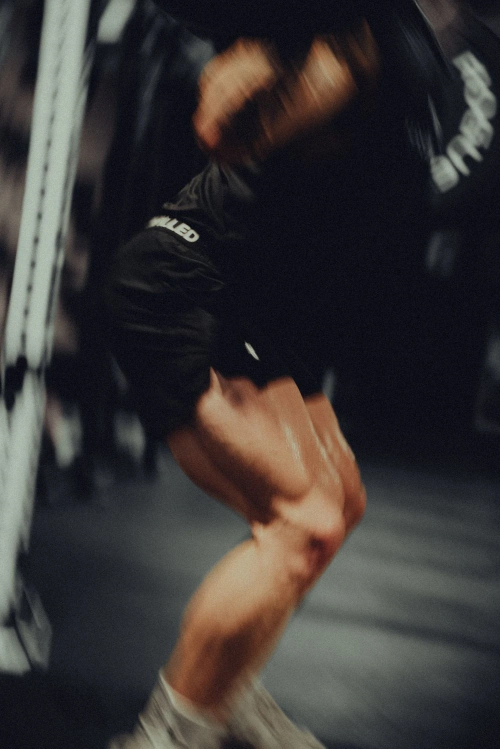
#> input picture piezas/serie-ads/fotos/8.webp, 1000 x 1497 px (shown at 1/2 size)
$ python -i serie.py   (imports and definitions only)
#> lines starting #> are read from the running program, lines starting #| are printed output that depends on the picture
"""GIZE · serie publicitaria de 5 posts 4:5 con fotos de gimnasio.
Sistema: titular en el alfabeto Bigger (bigger.py), una línea RGB, un elemento de la app
resuelto en tipografía (sin tarjetas), la G al pie y márgenes de 64 px."""
import os, io
import numpy as np
import cairosvg
from PIL import Image, ImageDraw, ImageFont, ImageFilter
import sys
sys.path.insert(0, os.path.join(os.path.dirname(os.path.abspath(__file__)), '..', 'triptico-energize'))
import bigger

HERE = os.path.dirname(os.path.abspath(__file__))
REPO = os.path.abspath(os.path.join(HERE, '../..'))
IMG = os.path.join(HERE, 'fotos')
OUT = os.path.join(HERE, 'salida')
# [1 line not run here, left out]
W, H, M = 1080, 1350, 64
GAMA = [(47, 160, 255), (166, 92, 255), (255, 61, 174), (37, 232, 200)]
WHITE, GREY, BLUE, GREEN = (255, 255, 255), (160, 167, 178), (47, 160, 255), (37, 232, 200)
FD = os.path.join(HERE, '..', 'triptico-energize', 'fonts')
FONTS = {200: 'outfit-latin-200-normal.woff', 300: 'outfit-latin-300-normal.woff',
         400: 'Outfit-Regular.ttf', 500: 'outfit-latin-500-normal.woff', 600: 'outfit-latin-600-normal.woff', 700: 'Outfit-Bold.ttf'}
def F(w, s): return ImageFont.truetype(os.path.join(FD, FONTS[w]), s)
MONO = lambda s: ImageFont.truetype(os.path.join(FD, 'JetBrainsMono-Bold.ttf'), s)

def gama_h(w, h):
    x = np.linspace(0, 1, w); p = x * 3; i0 = np.minimum(p.astype(int), 2); fr = (p - i0)[:, None]
    st = np.array(GAMA, np.float32)
    return np.repeat((st[i0] * (1 - fr) + st[i0 + 1] * fr)[None], h, 0).astype(np.uint8)

def line(img, x, y, w, h=2, alpha=255):
    L = Image.fromarray(gama_h(w, h)).convert('RGBA')
    if alpha < 255: L.putalpha(alpha)
    img.alpha_composite(L, (x, y))

def tracked(d, xy, text, font, fill, track, right=False):
    ws = [d.textlength(c, font=font) for c in text]; tot = sum(ws) + track * (len(text) - 1)
    x, y = xy
    if right: x -= tot
    for c, w in zip(text, ws): d.text((x, y), c, font=font, fill=fill); x += w + track
    return tot

def cover(path, focus=(.5, .5)):
#> called with path = 'piezas/serie-ads/fotos/8.webp', focus = (0.5, 0.45)
    im = Image.open(path).convert('RGB')
#> im is the input picture: PIL image 1000x1497 RGB; mean R, G, B 57.1, 54, 53.4
    s = max(W / im.width, H / im.height)
#> s = 1.08
    im = im.resize((round(im.width * s), round(im.height * s)), Image.LANCZOS)
#> im: PIL image 1080x1617 RGB
    x = int((im.width - W) * focus[0]); y = int((im.height - H) * focus[1])
#> after `x = int((im.width - W) * focus[0])`: x = 0
#> after `y = int((im.height - H) * focus[1])`: y = 120
    return im.crop((x, y, x + W, y + H))

def grade(im, top=0.0, bottom=0.0, left=0.0, cool=True):
    """Oscurece zonas para el texto y enfría apenas las sombras (negro azulado de la marca)."""
#> called with top = 0.55, bottom = 0.55, left = 0, cool = True
    a = np.asarray(im).astype(np.float32)
    yy = np.linspace(0, 1, H)[:, None]; xx = np.linspace(0, 1, W)[None, :]
    k = np.ones((H, W), np.float32)
    if top: k *= 1 - top * np.clip(1 - yy / .42, 0, 1) ** 1.4
    if bottom: k *= 1 - bottom * np.clip((yy - .62) / .38, 0, 1) ** 1.3
    if left: k *= 1 - left * np.clip(1 - xx / .6, 0, 1) ** 1.5
    a *= k[..., None]
    if cool:
        lum = a.mean(-1, keepdims=True)
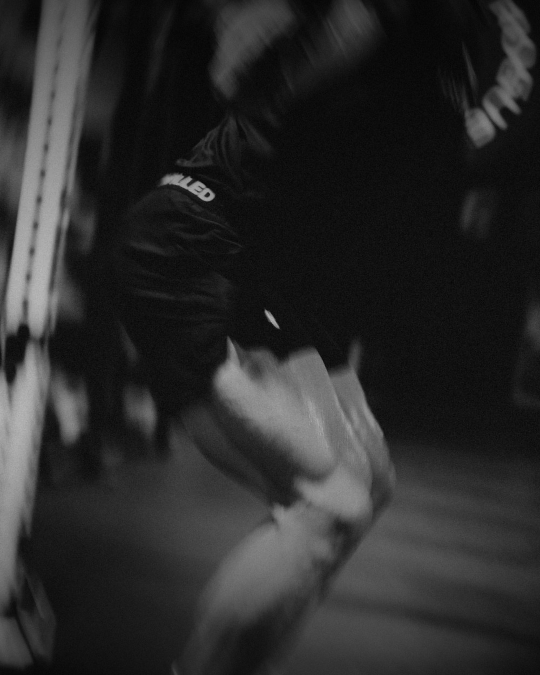
#> lum: shape (1350, 1080, 1) float32 (shown at 1/2 size); min 0.866, max 189.4, mean 43.4
        a += (1 - np.clip(lum / 90, 0, 1)) * np.array([-2, 0, 5], np.float32)
    return Image.fromarray(np.clip(a, 0, 255).astype(np.uint8)).convert('RGBA')
#> returned value: PIL image 1080x1350 RGBA

def headline(img, lines, x, y, maxw, gama_last=False, outline_first=False):
    """Titular en Bigger: todas las líneas al mismo alto de mayúscula."""
    cap = min(int(100 * maxw / bigger.word_mask(l, 100)[0].width) for l in lines)
    cap = min(cap, 250)
    gap = int(cap * .16)
    for i, ln in enumerate(lines):
        m, k = bigger.word_mask(ln, cap)
        top = round((bigger.glifos.TOP - 785) * k)
        yy = y + i * (cap + gap) - top
        if outline_first and i == 0:
            edge = Image.fromarray(np.clip(np.asarray(m, np.int16) - np.asarray(m.filter(ImageFilter.MinFilter(5)), np.int16), 0, 255).astype(np.uint8))
            L = Image.new('RGBA', m.size, WHITE + (0,)); L.putalpha(edge)
        elif gama_last and i == len(lines) - 1:
            L = Image.fromarray(gama_h(m.width, m.height)).convert('RGBA'); L.putalpha(m)
        else:
            L = Image.new('RGBA', m.size, WHITE + (0,)); L.putalpha(m)
        img.alpha_composite(L, (x, yy))
    return y + len(lines) * (cap + gap) - gap

# [1 line not run here, left out]
def foot(img, d, right_text='gize.ar'):
    img.alpha_composite(G46, (M, H - M - 46))
    tracked(d, (W - M, H - M - 32), right_text.upper(), F(500, 20), GREY, 4, right=True)

def save(img, n): img.convert('RGB').save(os.path.join(OUT, f'ad-{n}.jpg'), quality=95, subsampling=0)

# ---------- 1 · piernas en movimiento (8) ----------
img = grade(cover(os.path.join(IMG, '8.webp'), (.5, .45)), top=.55, bottom=.55)
d = ImageDraw.Draw(img)
# [1 line that did not run here, left out]
# [1 line not run here, left out]
# serie anotada, en tipografía
R = W - M; by = H - M - 330
# [1 line not run here, left out]
num = '24 kg × 10'; fN = F(200, 120); nb = d.textbbox((0, 0), num, font=fN)
#> nb = (0, 21, 666, 137)
# [1 line not run here, left out]
cy = by + 34 + nb[3] + 20
#> cy = 1147
# [1 line not run here, left out]
ok = 'SERIE HECHA'; tw = tracked(d, (R, cy + 18), ok, F(600, 19), GREEN, 5, right=True)
#> tw = 177.8
# [2 lines not run here, left out]

# ---------- 2 · remo, blanco y negro (9) ----------
img = grade(cover(os.path.join(IMG, '9.webp'), (.5, .3)), top=.35, bottom=.6)
#> call 2 of cover, with path = 'piezas/serie-ads/fotos/9.webp', focus = (0.5, 0.3)
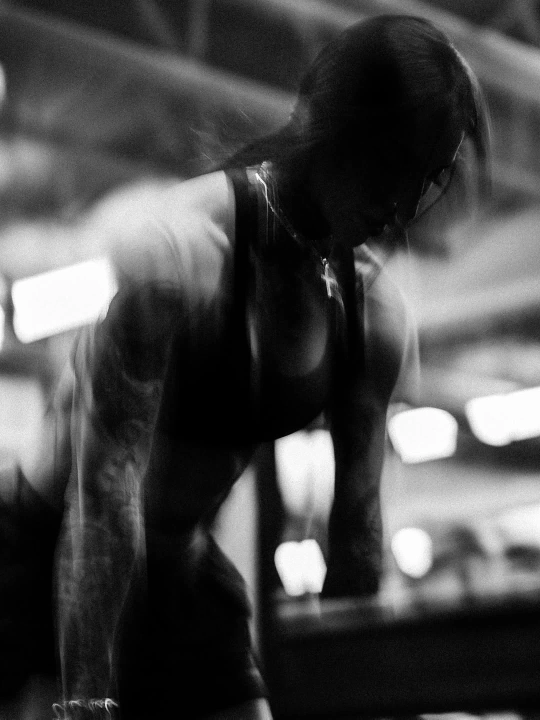
#> input picture piezas/serie-ads/fotos/9.webp, 1080 x 1439 px (shown at 1/2 size)
#> in cover, im is the input picture: PIL image 1080x1439 RGB; mean R, G, B 73.2, 73.2, 73.2
d = ImageDraw.Draw(img)
# [1 line that did not run here, left out]
# la vez pasada → hoy
by = H - M - 300
# [5 lines not run here, left out]
ax = M + 420; ay = by + 120
# [3 lines not run here, left out]

# ---------- 3 · silueta con magnesio (10) ----------
img = grade(cover(os.path.join(IMG, '10.webp'), (.5, .25)), top=.5, bottom=.7)
#> call 3 of cover, with path = 'piezas/serie-ads/fotos/10.webp', focus = (0.5, 0.25)
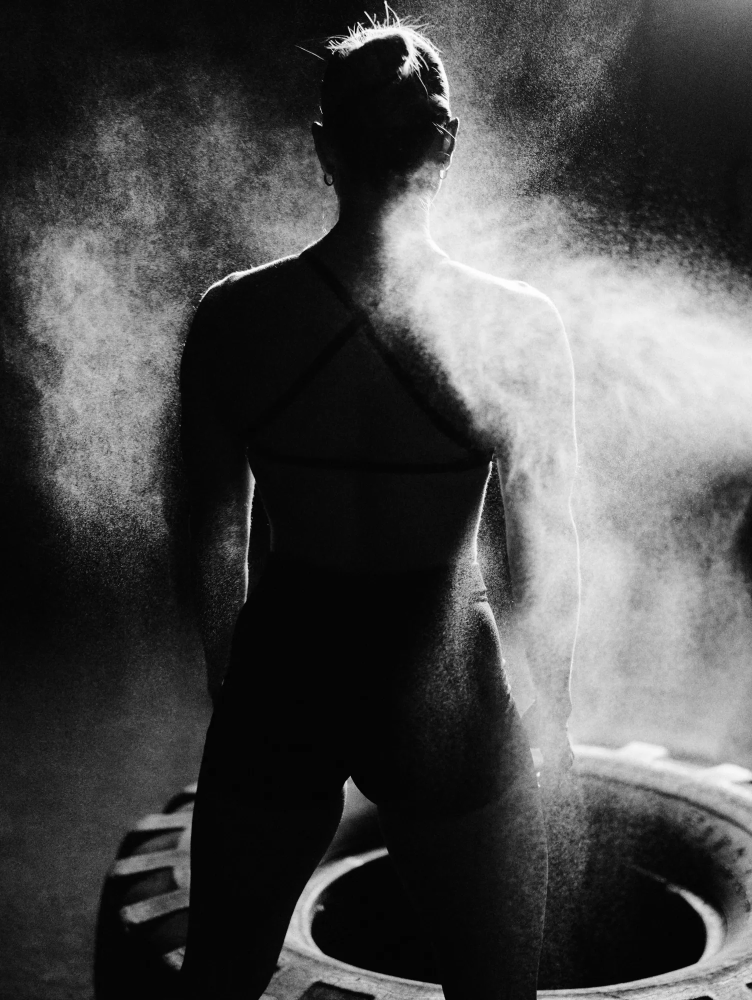
#> input picture piezas/serie-ads/fotos/10.webp, 1504 x 2000 px (shown at 1/2 size)
#> in cover, im is the input picture: PIL image 1504x2000 RGB; mean R, G, B 74.2, 74.1, 74.2
d = ImageDraw.Draw(img)
# [1 line that did not run here, left out]
# [1 line not run here, left out]
# mensaje del coach, en tipografía
by = H - M - 280
# [6 lines not run here, left out]

# ---------- 4 · peso muerto (11) ----------
img = grade(cover(os.path.join(IMG, '11.webp'), (.5, .45)), top=.15, bottom=.9)
#> call 4 of cover, with path = 'piezas/serie-ads/fotos/11.webp', focus = (0.5, 0.45)
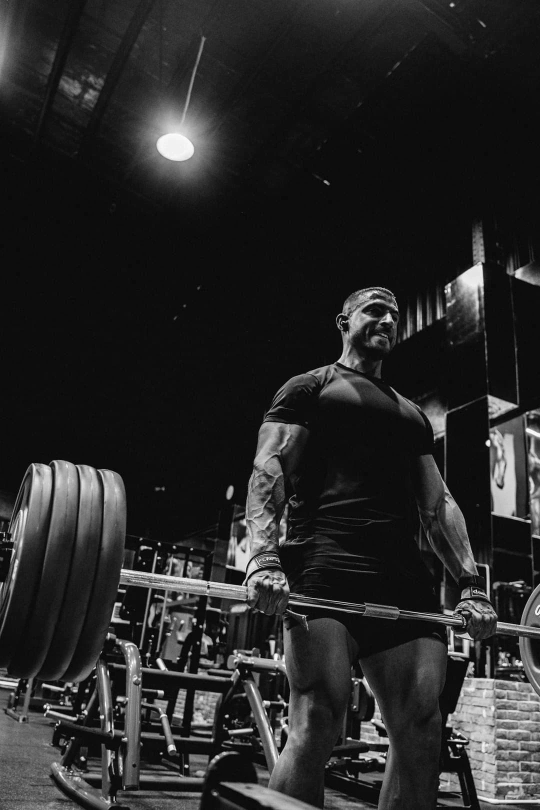
#> input picture piezas/serie-ads/fotos/11.webp, 1080 x 1620 px (shown at 1/2 size)
#> in cover, im is the input picture: PIL image 1080x1620 RGB; mean R, G, B 40.7, 40.7, 40.7
#> call 4 of grade, with top = 0.15, bottom = 0.9, left = 0, cool = True
#> in grade (call 4), `a *= k[..., None]`:
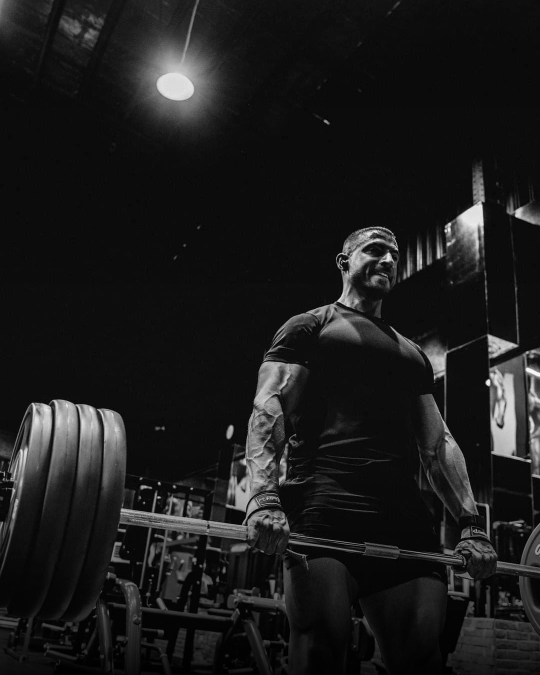
#> a: shape (1350, 1080, 3) float32 (shown at 1/2 size); mean R, G, B 28, 28, 28
d = ImageDraw.Draw(img)
# [1 line that did not run here, left out]
# mini gráfico de evolución, sin cifras de resultado
by = H - M - 300; gw, gh = W - 2 * M, 150
# [1 line not run here, left out]
pts = [(0, .15), (.14, .22), (.28, .2), (.42, .38), (.57, .45), (.71, .52), (.85, .66), (1, .8)]
P = [(M + int(px * gw), by + 40 + gh - int(py * gh)) for px, py in pts]
sub = 4
base = Image.new('RGBA', (gw * sub, (gh + 60) * sub), (0, 0, 0, 0)); bd = ImageDraw.Draw(base)
#> base: PIL image 3808x840 RGBA; every value is 0
Q = [((x - M) * sub, (y - by - 20) * sub) for x, y in P]
# [7 lines not run here, left out]

# ---------- 5 · pasillo oscuro, foto horizontal entera (12) ----------
img = Image.new('RGBA', (W, H), (0, 0, 0, 255))
# [1 line not run here, left out]
# [1 line that did not run here, left out]
fade = np.ones((720, 1), np.float32)
fade[:90, 0] = np.linspace(0, 1, 90) ** 1.5; fade[-160:, 0] = np.linspace(1, 0, 160) ** 1.2
# [2 lines not run here, left out]
d = ImageDraw.Draw(img)
# [1 line that did not run here, left out]
by = 1050
# [4 lines not run here, left out]

# lámina de la serie
sheet = Image.new('RGB', (5 * 324 + 4 * 6, 405), (12, 16, 22))
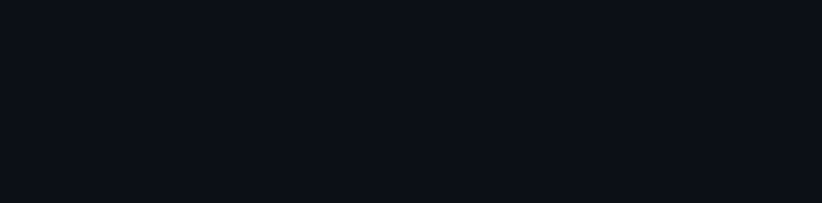
#> sheet: PIL image 1644x405 RGB (shown at 1/2 size); mean R, G, B 12, 16, 22
# [4 lines not run here, left out]

>>> result = cover('fotos/8.webp')
#> in cover (call 5), `return im.crop((x, y, x + W, y + H))`:
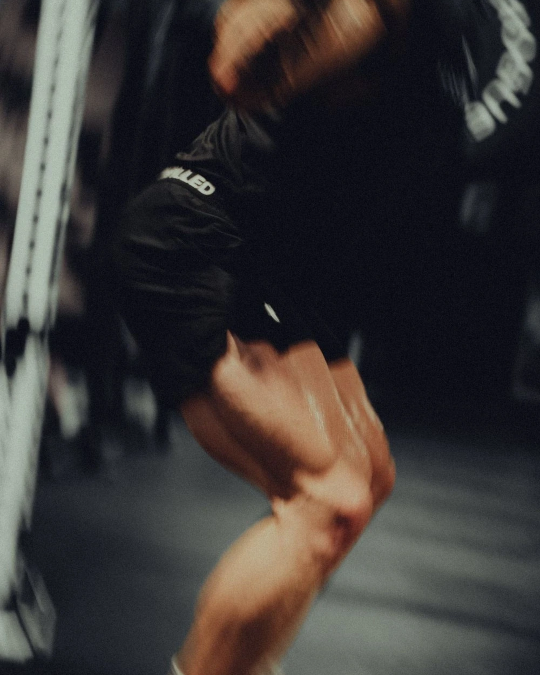
#> returned value: PIL image 1080x1350 RGB (shown at 1/2 size); mean R, G, B 58, 54.4, 53.7
